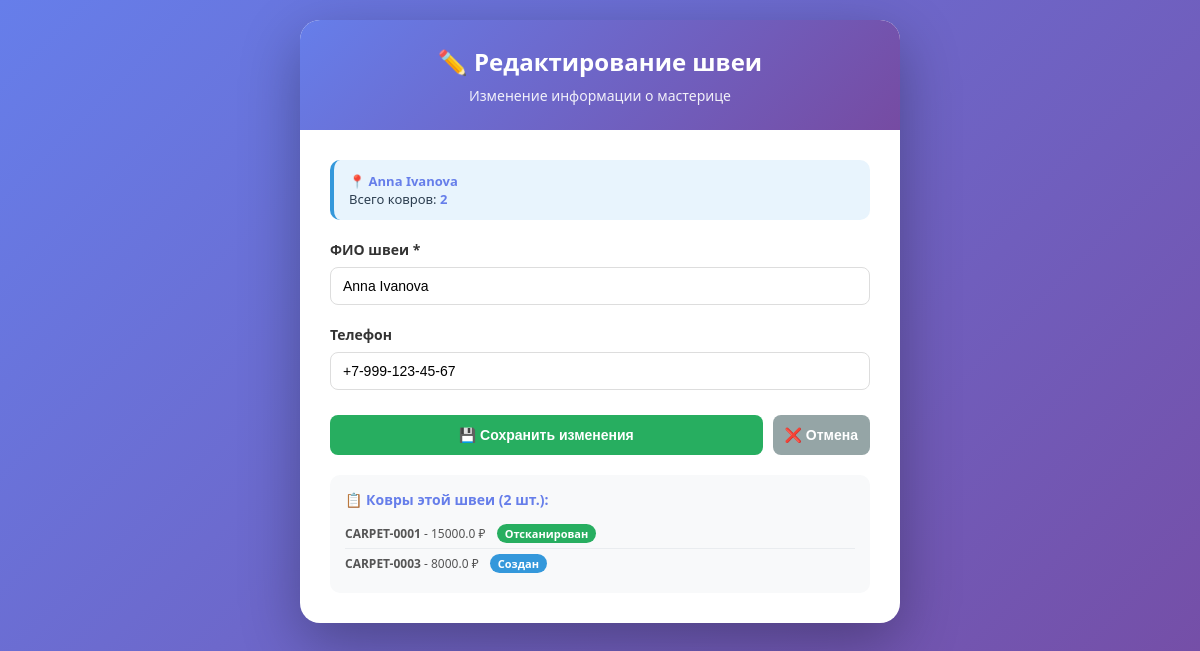
Before: /edit_craftsman/1 with the older database file.
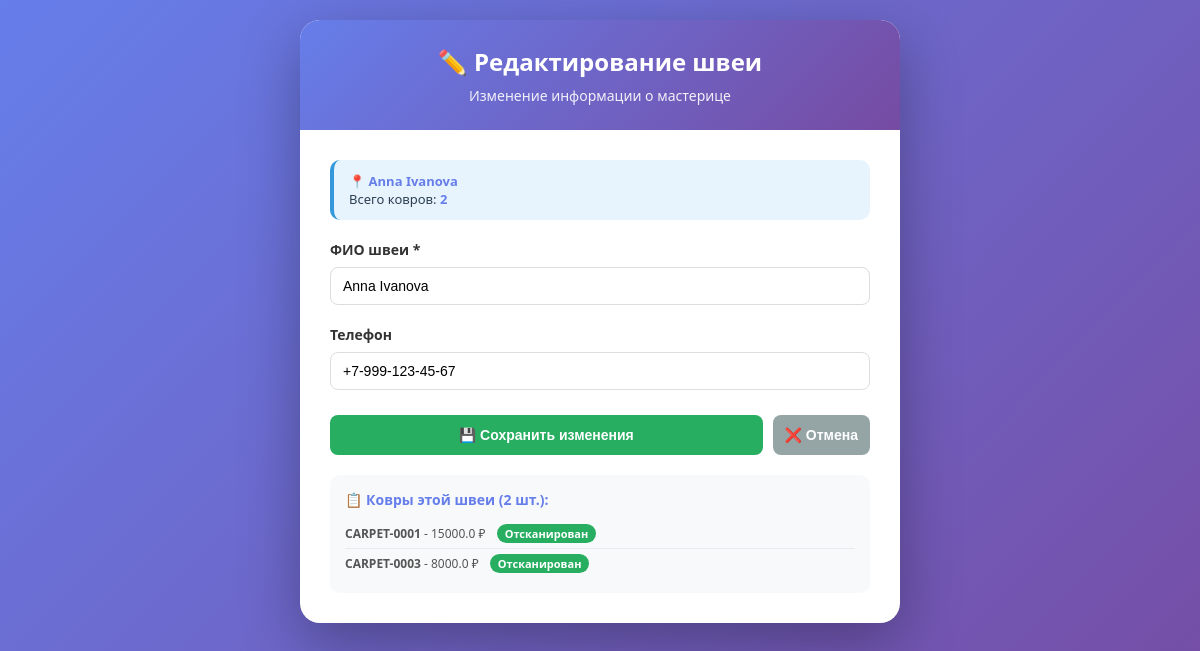
After: the same page with the newer database file.
### app.py (models this page shows)
class Carpet(db.Model):
    id = db.Column(db.Integer, primary_key=True)
    carpet_id = db.Column(db.String(50), unique=True, nullable=False)
    carpet_type_id = db.Column(db.Integer, db.ForeignKey('carpet_type.id'), nullable=False)
    craftsman_id = db.Column(db.Integer, db.ForeignKey('craftsman.id'), nullable=False)
    price = db.Column(db.Float, nullable=False)
    size = db.Column(db.String(50))
    material = db.Column(db.String(100))
    color = db.Column(db.String(50))
    status = db.Column(db.String(50), default='created')
    scanned_at = db.Column(db.String(20), nullable=True)
    scanned_by = db.Column(db.String(50), default='admin')
    notes = db.Column(db.Text)
    qr_code_path = db.Column(db.String(200))
    created_at = db.Column(db.DateTime, default=datetime.utcnow)

### app.py (the view)
@app.route('/edit_craftsman/<int:id>', methods=['GET', 'POST'])
def edit_craftsman(id):
    craftsman = Craftsman.query.get_or_404(id)
    if request.method == 'POST':
        craftsman.name = request.form['name']
        craftsman.phone = request.form['phone']
        db.session.commit()
        flash('Данные швеи обновлены!', 'success')
        return redirect(url_for('index'))
    return render_template('edit_craftsman.html', craftsman=craftsman)

### templates/edit_craftsman.html (shortened to what this page needs)
<!DOCTYPE html>
<html lang="ru">
<head>
</head>
<body>
    <div class="container">
        <div class="header">
            <h1>✏️ Редактирование швеи</h1>
            <p>Изменение информации о мастерице</p>
        </div>
        <div class="content">
            <div class="info-box">
                📍 <strong>{{ craftsman.name }}</strong><br>
                Всего ковров: <strong>{{ craftsman.carpets|length }}</strong>
            </div>
            <form method="POST">
                <div class="form-group">
                    <label>ФИО швеи *</label>
                    <input type="text" name="name" value="{{ craftsman.name }}" required
                           placeholder="Иванова Анна Петровна">
                </div>
                <div class="form-group">
                    <label>Телефон</label>
                    <input type="text" name="phone" value="{{ craftsman.phone or '' }}"
                           placeholder="+7-XXX-XXX-XX-XX">
                </div>
                <div class="btn-group">
                    <button type="submit" class="btn-save">💾 Сохранить изменения</button>
                    <a href="/"><button type="button" class="btn-cancel">❌ Отмена</button></a>
                </div>
            </form>
            {% if craftsman.carpets|length > 0 %}
            <div class="carpets-list">
                <h3>📋 Ковры этой швеи ({{ craftsman.carpets|length }} шт.):</h3>
                {% for carpet in craftsman.carpets %}
                <div class="carpet-item">
                    <strong>{{ carpet.carpet_id }}</strong> - {{ carpet.price }} ₽
                    {% if carpet.status == 'created' %}
                        <span class="badge badge-created">Создан</span>
                    {% elif carpet.status == 'scanned' %}
                        <span class="badge badge-scanned">Отсканирован</span>
                    {% elif carpet.status == 'sold' %}
                        <span class="badge badge-sold">Продан</span>
                    {% endif %}
                </div>
                {% endfor %}
            </div>
            {% endif %}
        </div>
    </div>
</body>
</html>

Changed rows visible on the page:
changed Carpet "CARPET-0003": status "Создан" → "Отсканирован"
